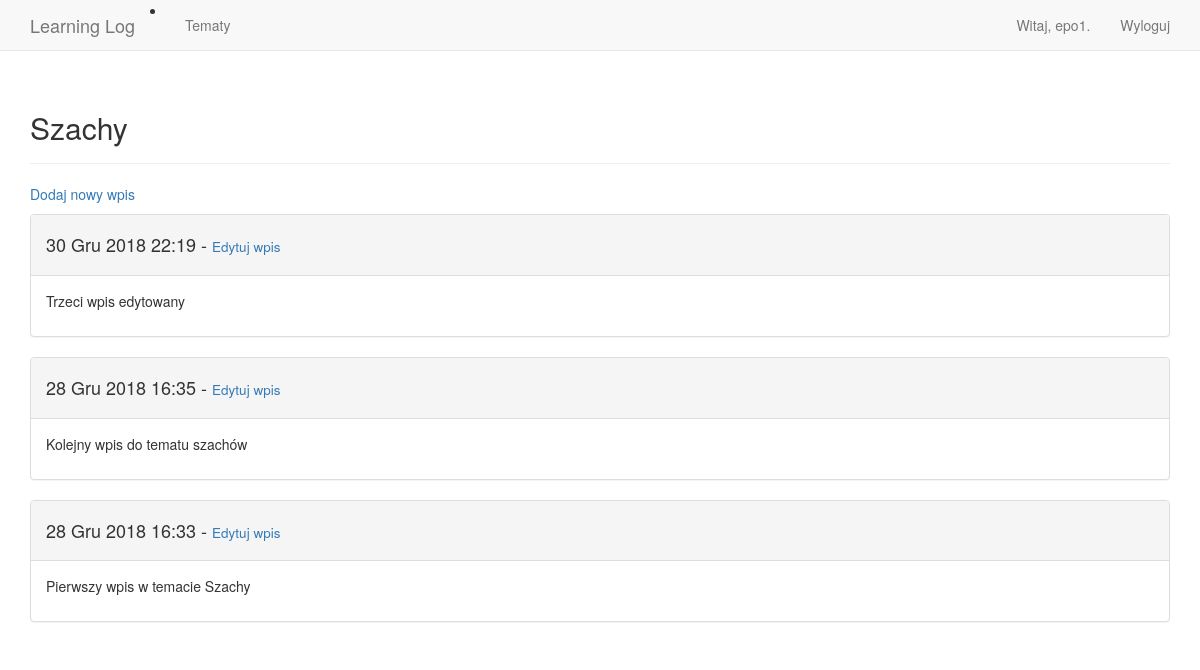
The page /topics/1/ (signed in) on the database its author committed.
### learning_logs/models.py (models this page shows, shortened)
class Topic(models.Model):
    text = models.CharField(max_length=200)
    date_added = models.DateTimeField(auto_now_add=True)
    owner = models.ForeignKey(User, on_delete=models.CASCADE)
    def __str__(self):
        return self.text

class Entry(models.Model):
    topic = models.ForeignKey(Topic , on_delete=models.CASCADE)
    text = models.TextField()
    date_added = models.DateTimeField(auto_now_add=True)
    class Meta:
        verbose_name_plural = 'entries'

### learning_logs/views.py (the view)
# urls.py: path('topics/<int:topic_id>/', views.topic, name='topic'),
@login_required
def topic(request, topic_id):
    topic = Topic.objects.get(id=topic_id)
    check_topic_owner(request,topic)
    entries = topic.entry_set.order_by('-date_added')
    context = {'topic': topic, 'entries': entries}
    return render(request, 'learning_logs/topic.html', context)

### learning_logs/views.py (called while the page is built)
def check_topic_owner(request, topic):
    if topic.owner != request.user:
        raise Http404

### learning_logs/templates/learning_logs/topic.html
{% extends 'learning_logs/base.html' %}
{% block header %}
  <h2>{{ topic }}</h2>
{% endblock header %}
{% block content %}
  <p>
    <a href="{% url 'learning_logs:new_entry' topic.id %}">Dodaj nowy wpis</a>
  </p>
    {% for entry in entries %}
      <div class="panel panel-default">
        <div class="panel-heading">
          <h4>
            {{ entry.date_added|date:'d M Y H:i' }} -
            <small>
              <a href="{% url 'learning_logs:edit_entry' entry.id %}">Edytuj wpis</a>
            </small>
          </h4>
        </div>
        <div class="panel-body">
          {{ entry.text|linebreaks }}
        </div>
      </div>
    {% empty %}
      Nie ma jeszcze żadnego wpisu dla tego tematu.
    {% endfor %}
{% endblock content %}

### learning_logs/templates/learning_logs/base.html (shortened to what this page needs)
{% load bootstrap3 %}
<!DOCTYPE html>
<html lang="pl">
  <head>
    {% bootstrap_css %}
  </head>
  <body>
    <nav class="navbar navbar-default navbar-static-top">
      <div class="container">
        <div class="navbar-header">
          <li><a class="navbar-brand" href="{% url 'learning_logs:index' %}">
            Learning Log
          </a></li>
        </div>
        <div id="navbar" class="navbar-collapse collapse">
          <ul class="nav navbar-nav">
            <li><a href="{% url 'learning_logs:topics' %}">Tematy</a></li>
          </ul>
          <ul class="nav navbar-nav navbar-right">
            {% if user.is_authenticated %}
              <li><a>Witaj, {{ user.username }}.</a></li>
              <li><a href="{% url 'users:logout' %}">Wyloguj</a></li>
            {% else %}
              <li><a href="{% url 'users:register' %}">Rejestracja</a></li>
              <li><a href="{% url 'users:login' %}">Zaloguj</a></li>
            {% endif %}
          </ul>
        </div>
      </div>
    </nav>
    <div class="container">
      <div class="page-header">
        {% block header %}{% endblock header %}
      </div>
      <div>
        {% block content %}{% endblock content %}
      </div>
    </div>
  </body>
</html>

### rows shown on the page
Topic: text "Szachy"
Entry: date_added "30 Gru 2018 22:19", text "Trzeci wpis edytowany"
Entry: date_added "28 Gru 2018 16:35", text "Kolejny wpis do tematu szachów"
Entry: date_added "28 Gru 2018 16:33", text "Pierwszy wpis w temacie Szachy"

### other values the page prints
{{ user.username }} "epo1"
